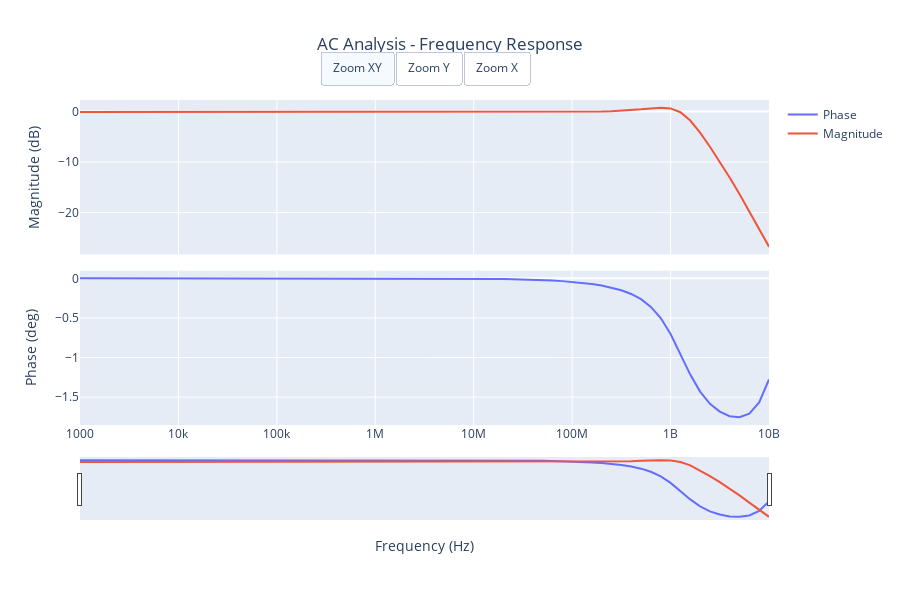

Notebook source saved alongside this figure:
### Code cell
spice_file = "/foss/designs/simulations/tb_ota_5t/test_ac/results.raw"

data = wv.load_spice(spice_file)

#print(f"Total signals: {len(data.signals)}")
#for signal in data.signals:
#    print(f"  - {signal}")

processed_data = {
    "tf_db" : 20*np.log10(np.abs(data.get_signal("v(out)"))),
    "tf_phase" : np.angle(data.get_signal("v(out)"))
}

# Now proceed with plotting using YAML configuration
custom_config = wv.config_from_yaml("""
title: "AC Analysis - Frequency Response"

X:
  signal_key: "frequency"
  label: "Frequency (Hz)"
  scale: "log"
                                    
Y:
  - label: "Magnitude (dB)"
    signals:
      Magnitude: "data.tf_db"
  - label: "Phase (deg)"
    signals:
      Phase: "data.tf_phase"

                                    
plot_height: 600
show_zoom_buttons: true
show_rangeslider: true
""")

fig2 = wv.plot(spice_file, config=custom_config, processed_data=processed_data, show=True)
